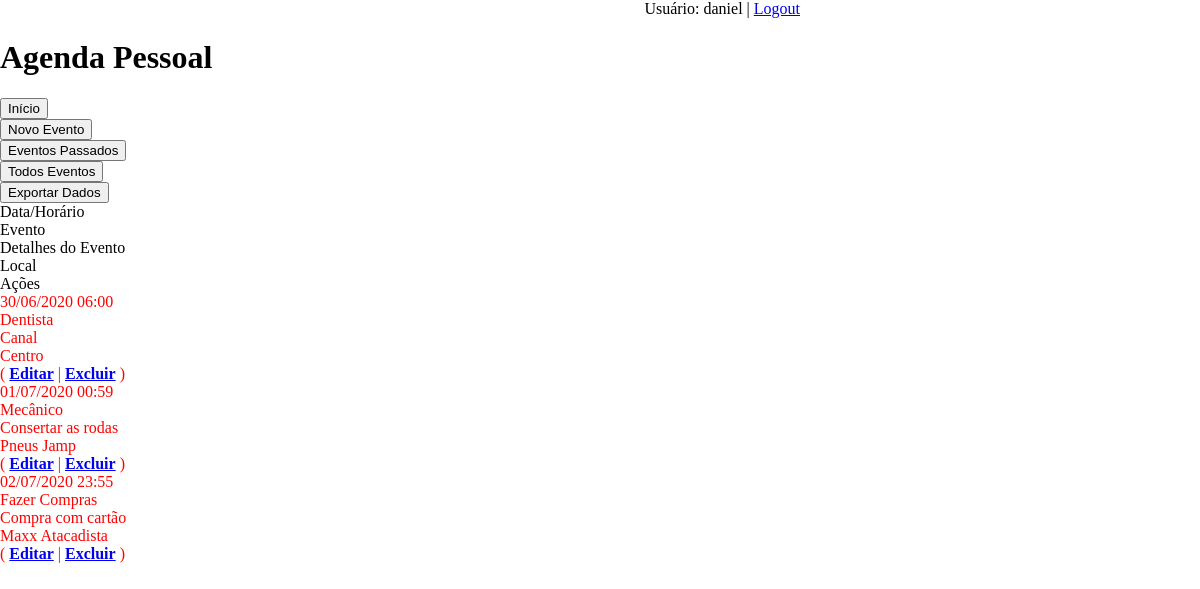
The page /agenda/passado/ (signed in) on the database as committed earlier.
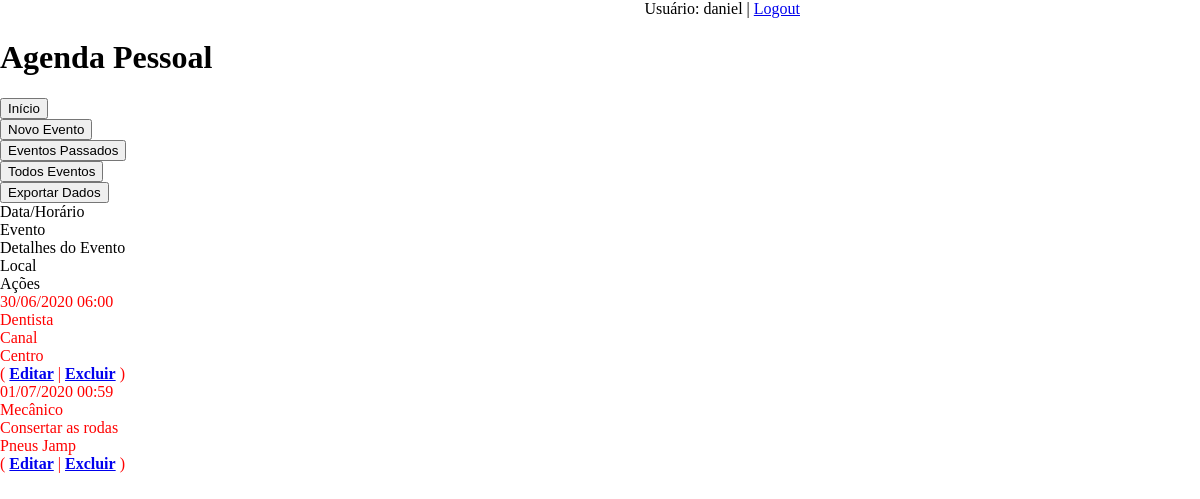
The same page on the database as committed later.
### core/models.py (models this page shows, shortened)
class Evento (models.Model):
    titulo = models.CharField(max_length=100)
    descricao = models.TextField(blank=True, null=True)
    data_evento = models.DateTimeField(verbose_name='Data do Evento')
    local = models.CharField(max_length=100, blank=True, null=True)
    data_criacao = models.DateTimeField(auto_now=True)
    usuario = models.ForeignKey(User, on_delete=models.CASCADE) # Para usar os usuários do Django
    class Meta:
        db_table = 'evento'
    def get_data_evento(self):
        return self.data_evento.strftime('%d/%m/%Y %H:%M')
    def get_evento_atrasado(self):
        if self.data_evento < datetime.now():
            return True
        else:
            return False

### core/views.py (the view)
# urls.py: path('agenda/passado/', views.lista_eventos_passados),
@login_required(login_url='/login/') # Precisa colocar a barra no início pra não concatenar
def lista_eventos_passados(request):
        usuario = request.user
        data_atual = datetime.now() - timedelta(hours=2) # Pegando não atrasados de de até 1 hora atrás
        evento = Evento.objects.filter(usuario=usuario,
                                       data_evento__lt=data_atual) # '__lt' para datas menores
        dados = {'eventos':evento}
        return render(request, 'agenda.html', dados)

### templates/agenda.html (shortened to what this page needs)
{% load static %}
<!DOCTYPE html>
<html lang="pt_br">
<head>
    <link rel="stylesheet" href="agenda.css">
    {% include "model-header.html" %}
</head>
<body>
   <a href="http://127.0.0.1:8000/agenda/">
        <button class="bbtn" type="button">Início</button></a>
    <a href="http://127.0.0.1:8000/agenda/evento/">
        <button class="bbtn" type="button">Novo Evento</button></a>
    <a href="http://127.0.0.1:8000/agenda/passado/">
        <button class="bbtn" type="button">Eventos Passados</button></a>
    <a href="http://127.0.0.1:8000/agenda/todos/">
        <button class="bbtn" type="button">Todos Eventos</button></a>
    <a href="http://127.0.0.1:8000/exportar/exporta/" target="_blank">
        <button class="bbtn" type="button">Exportar Dados</button></a>
<div class="grid">
    <div class="grid-item color-1">Data/Horário</div>
    <div class="grid-item color-2">Evento</div>
    <div class="grid-item color-3">Detalhes do Evento</div>
    <div class="grid-item color-4">Local</div>
    <div class="grid-item color-5">Ações</div>
  </div>
    {% for evento in eventos %}
            <div id="itens" style={% if evento.get_evento_atrasado %}
                        "color:red"
                        {% endif %}>
                <div>{{ evento.get_data_evento }}</div>
                <div>{{ evento.titulo }}</div>
                <div>{{ evento.descricao }}</div>
                <div>{{ evento.local }}</div>
                <div id="action-itens">(
                <a href="http://127.0.0.1:8000/agenda/evento/?id={{ evento.id }}">
                    <b>Editar</b></a>  |
                <a href="http://127.0.0.1:8000/agenda/evento/delete/{{ evento.id }}">
                    <b>Excluir</b></a>
                )</div>
            </div>
    {% endfor %}
</body>
</html>

### templates/model-header.html (shortened to what this page needs)
    <div align="right">
        Usuário: {{ user }} |
        <a href="/logout">Logout</a>
    </div>
    <h1>Agenda Pessoal</h1>

### core/static/css/agenda.css (style rules this page uses)
body, html { height: 50vh; width: 800px; }
body { margin: 0; display: grid; grid-templates-columns: auto 10% 10% 10% 10%; grid-templates-rows: auto 20% 20% 10% 20%; grid-templates-areas: "header header header header login" "buttons buttons buttons buttons buttons" "itens itens itens itens itens" "footer footer footer footer footer" }

Rows that differ between the two databases and show on the page:
removed Evento: get_data_evento "02/07/2020 23:55", titulo "Fazer Compras", descricao "Compra com cartão", local "Maxx Atacadista"
